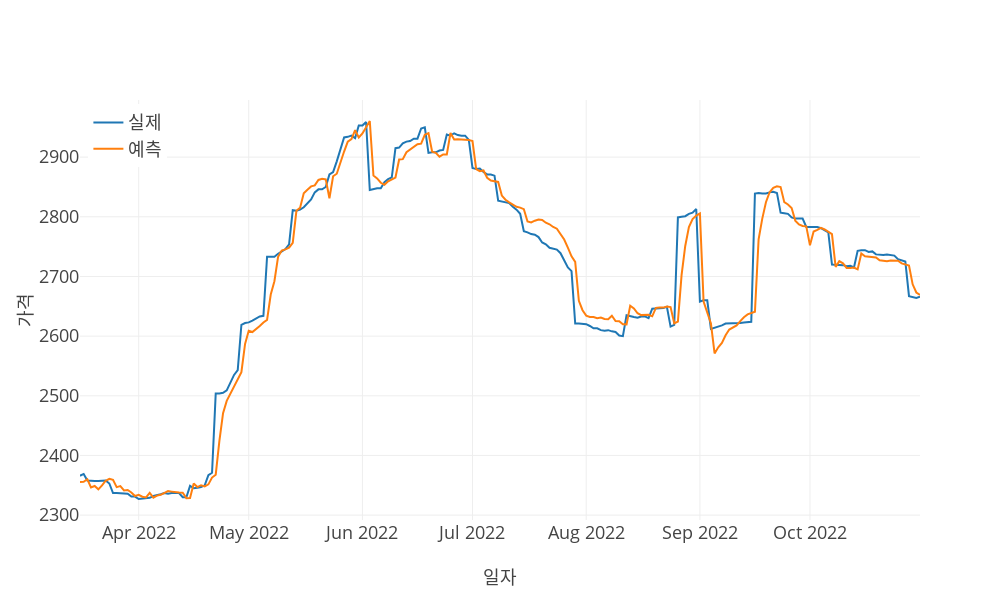

The notebook cell this image was saved under:
### Code cell
print("\nGRU")
training_params = {'max_epochs': 20, 'n_trials': 10}
saving_dir = pathForSavingModels('GRU', **dl_searchCV_params)
gru, val_dataloader = RNN(
    data,
    training_cutoff,
    target,
    group,
    max_encoder_length,
    max_prediction_length,
    time_varying_known_categoricals,
    time_varying_unknown_categoricals,
    time_varying_known_reals,
    batch_size,
    saving_dir,
    'GRU',
    training_params
)

actuals = torch.cat([y[0] for x, y in iter(val_dataloader)])
gru_predictions = gru.predict(val_dataloader)

model_eval(actuals, gru_predictions, predictions_x_axis, stdout=True, vis=True)

### Figure 1 — Plotly figure (JSON) as saved in the notebook; plotly's stock layout.template omitted (floating-point values rounded to 4 significant figures; data arrays with more than 128 entries replaced by an {"elided": "..."} marker saying what was removed)
{"data": [{"mode": "lines", "name": "실제", "type": "scatter", "x": {"elided": "230 str values"}, "y": {"elided": "230 int values"}}, {"mode": "lines", "name": "예측", "type": "scatter", "x": {"elided": "230 str values"}, "y": {"elided": "230 float values"}}], "layout": {"height": 600, "legend": {"x": 0.01, "xanchor": "left", "y": 0.99, "yanchor": "top"}, "width": 1000, "xaxis": {"title": {"text": "일자"}}, "yaxis": {"title": {"text": "가격"}}}}
